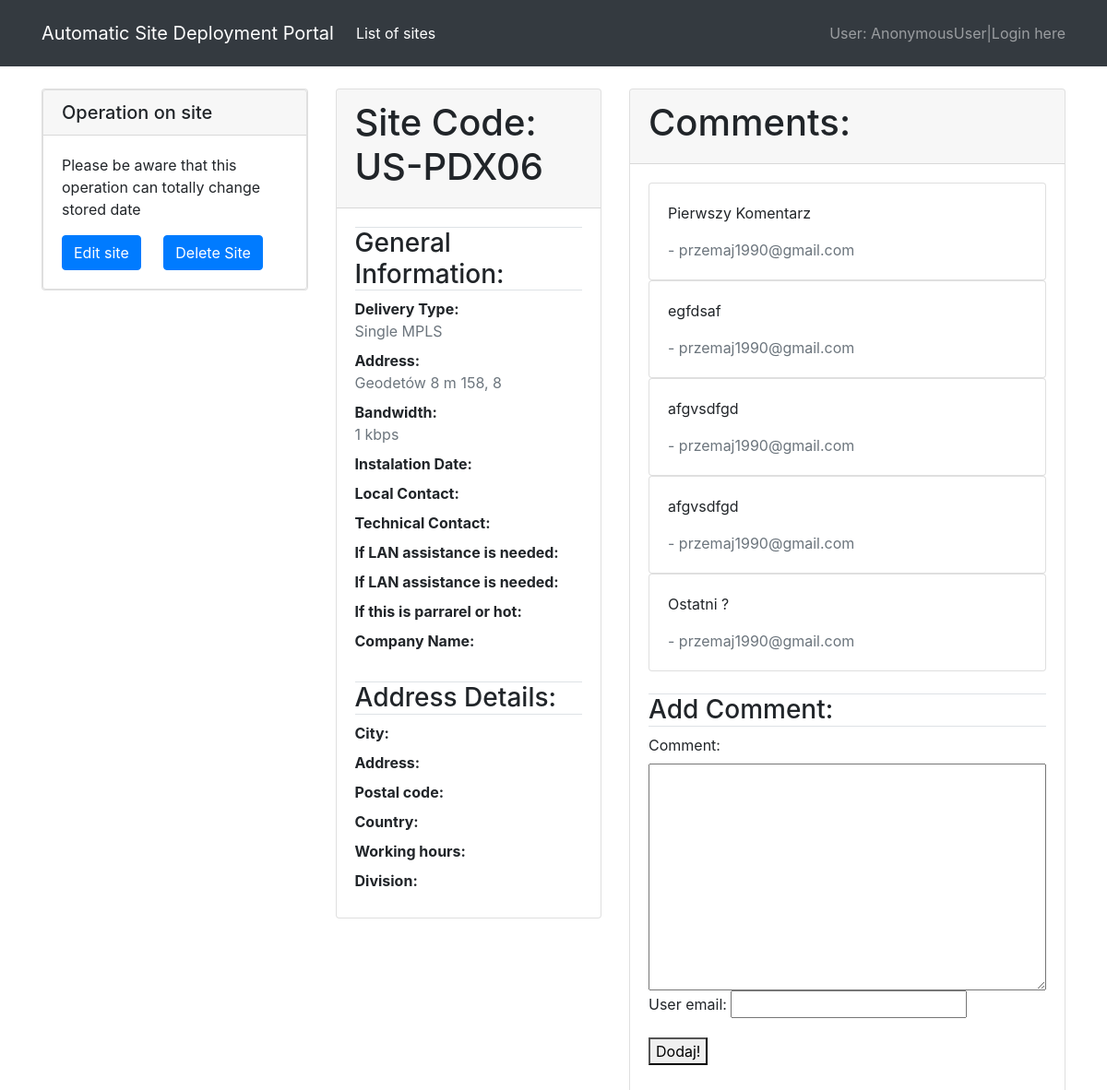
The page /lbe_portal/1/ on the database its author committed.
### lbeportal/models.py (models this page shows, shortened)
class SiteVendor(models.Model):
    site_code = models.CharField(verbose_name="Site Code", max_length=10, help_text='Code requested by Vendor Team')
    delivery_type = models.CharField(choices=DELIVERY_TYPE, verbose_name='Type of delivery', max_length=64)
    address = models.CharField(verbose_name="Site Address", max_length=64)
    bandwidth = models.IntegerField(verbose_name="Bandwidth")
    site_classification = models.CharField(choices=CLASSIFICATION, verbose_name="Site Classification:", max_length=64)
    user = models.ForeignKey(settings.AUTH_USER_MODEL, default=1, on_delete=models.CASCADE)

### nocportal/models.py (models this page shows, shortened)
class NocComment(models.Model):
    content = models.TextField(verbose_name="Comment from NOC team:")
    user = models.CharField(verbose_name="User:", max_length=64)
    site = models.ForeignKey('lbeportal.SiteVendor', on_delete=models.CASCADE, related_name='comment')

### lbeportal/views.py (the view, shortened to what this page needs)
# urls.py: path('<int:pk>/', SiteVendorDetailView.as_view(), name='detail'),
class SiteVendorDetailView(FormMixin, DetailView):
    template_name = 'sitevendor_detail.html'
    model = SiteVendor
    form_class = CommentForm
    def get_context_data(self, **kwargs):
        context = super(SiteVendorDetailView, self).get_context_data(**kwargs)
        context['form'] = CommentForm(initial={'site': self.object})
        return context

### nocportal/forms.py
class CommentForm(ModelForm):
    class Meta:
        model = NocComment
        fields = ['content', 'user', 'site']
        widgets = {
            'site': forms.HiddenInput()
        }

### templates/sitevendor_detail.html (shortened to what this page needs)
{% extends 'base.html' %}
{% load crispy_forms_tags %}
{% block content %}
<div class="container">
    <div class="row">
            <div class="col">
    <div class="card">
            <div class="card">
                <h5 class="card-header">Operation on site</h5>
                <div class="card-body">
                <p class="card-text">Please be aware that this operation can totally change stored date</p>
                <a href="{% url 'lbeportal:update' object.pk %}" class="btn btn-primary card-link">Edit site</a>
                <a href="{% url 'lbeportal:delete' object.pk %}" class="btn btn-primary card-link">Delete Site</a>
                </div>
            </div>
    </div>
    </div>
        <div class="col">
        <div class="card ">
             <div class="card-header">
                     <h1>Site Code: {{ object.site_code }}</h1>
             </div>
            <div class="card-body">
                <h3 class="border-top border-bottom mb-2">General Information:</h3>
                <div class="mb-2"><strong>Delivery Type:</strong>
            <p class="card-text text-muted">{{ object.delivery_type }}</p></div>
                <div class="mb-2"><strong>Address:</strong>
            <p class="card-text text-muted">{{ object.address|truncatewords_html:10 }}</p></div>
                <div class="mb-2"><strong>Bandwidth:</strong>
            <p class="card-text text-muted">{{ object.bandwidth }} kbps</p></div>
                <div class="mb-2"><strong>Instalation Date:</strong>
            <p class="card-text text-muted">{{ object.instalation_date }}</p></div>
                <div class="mb-2"><strong>Local Contact:</strong>
            <p class="card-text text-muted">{{ object.local_contact }}</p></div>
                <div class="mb-2"><strong>Technical Contact:</strong>
            <p class="card-text text-muted">{{ object.technical_contact }}</p></div>
                <div class="mb-2"><strong>If LAN assistance is needed:</strong>
            <p class="card-text text-muted">{{ object.lan_assistance }}</p></div>
                <div class="mb-2"><strong>If LAN assistance is needed:</strong>
            <p class="card-text text-muted">{{ object.voip_assistance }}</p></div>
                <div class="mb-2"><strong>If this is parrarel or hot:</strong>
            <p class="card-text text-muted">{{ object.parrarelorhot }}</p></div>
                <div class="mb-2"><strong>Company Name:</strong>
            <p class="card-text text-muted">{{ object.company_name }}</p></div>
        <br>
            <h3 class="border-top border-bottom mb-2">Address Details:</h3>
                <div class="mb-2"><strong>City:</strong>
            <p class="card-text text-muted">{{ object.city }}</p></div>
                <div class="mb-2"><strong>Address:</strong>
            <p class="card-text text-muted">{{ object.address_2 }}</p></div>
                <div class="mb-2"><strong>Postal code:</strong>
            <p class="card-text text-muted">{{ object.post_code }}</p></div>
                <div class="mb-2"><strong>Country:</strong>
            <p class="card-text text-muted">{{ object.country }}</p></div>
                <div class="mb-2"><strong>Working hours:</strong>
            <p class="card-text text-muted">{{ object.office_hours }}</p></div>
                <div class="mb-2"><strong>Division:</strong>
            <p class="card-text text-muted">{{ object.division }}</p></div>
            </div>
</div>
</div>
        <div class="col">
        <div class="card ">
            <div class="card-header">
                 <h1>Comments:</h1>
            </div>
            <div class="card-body">
                    {% for comment in object.comment.all %}
                    <div class="card">
                        <div class="card-body">
                        <p class="card-text">{{ comment.content }}</p>
                        <p class="card-text text-muted">    - {{ comment.user }}</p>
                        </div>
                    </div>
                    {% endfor %}
                    <br>
                     <form action="" method="POST">
                        <div class="form-group">
                            <h3 class="border-top border-bottom mb-2">Add Comment:</h3>
                            <label>Comment:</label>
                        {{ form.content }}
                            <label>User email:</label>
                        {{ form.user }}
                        </div>
                        <button type="submit">Dodaj!</button>
                     </form>
            </div>
        </div>
        </div>
    </div>
</div>
    {% endblock %}

### rows shown on the page
SiteVendor: site_code "US-PDX06", delivery_type "Single MPLS", address "Geodetów 8 m 158, 8", bandwidth "1"
NocComment: content "Pierwszy Komentarz", user "przemaj1990@gmail.com"
NocComment: content "egfdsaf", user "przemaj1990@gmail.com"
NocComment: content "afgvsdfgd", user "przemaj1990@gmail.com"
NocComment: content "afgvsdfgd", user "przemaj1990@gmail.com"
NocComment: content "Ostatni ?", user "przemaj1990@gmail.com"

### other values the page prints
{{ user }} "AnonymousUser"
